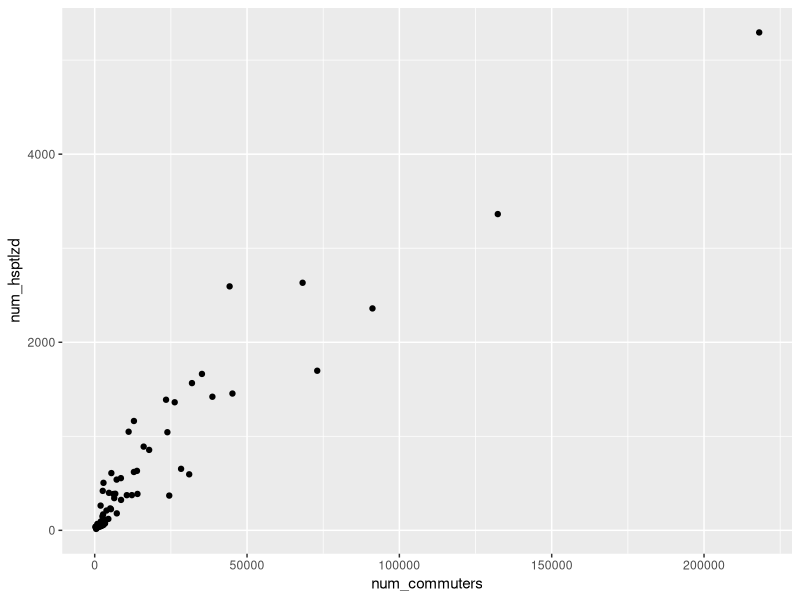

R code for this plot:
## ---- chunk 1
# install libraries
library(tidyverse)
## ---- chunk 2
tot_pop_df <- read_csv("5Y2016_S0101.csv", n_max = 1)
head(tot_pop_df)
## ---- chunk 3
tot_pop_edited <- tot_pop_df %>%
  rename(
    "Miami-Dade" = "Miami-Dade County, Florida!!Total!!Estimate",
    "Broward" = "Broward County, Florida!!Total!!Estimate",
    "Palm Beach" = "Palm Beach County, Florida!!Total!!Estimate",
    "Monroe" = "Monroe County, Florida!!Total!!Estimate"
  )
tot_pop_edited
## ---- chunk 4
tgt_counties <- c("Miami-Dade", "Broward", "Palm Beach", "Monroe")
tot_pop_tgts <- tot_pop_edited %>% select(tgt_counties)
head(tot_pop_tgts)
## ---- chunk 5
commute_time <- read_csv("commuteTime45_2012_16.csv")
commute_time
## ---- chunk 6
#
filter_tgt_counties <- function(df) {
  return(df %>% filter(
    County %in% tgt_counties
  ))
}
## ---- chunk 7
#
commute_time_tgts <- filter_tgt_counties(commute_time)
commute_time_tgts
## ---- chunk 8
tot_pop_tgts <- tot_pop_tgts[, order(names(tot_pop_tgts))]
tot_pop_tgts
## ---- chunk 9
# Function to Calculate percent values
calc_percent <- function(df) {
  return(t(t(df[, "Value"]) / as.vector(unlist(tot_pop_tgts[1, ]))))
}
## ---- chunk 10
# perc_commuters = t(t(commute_time_tgts[,"Value"]) / as.vector(unlist(tot_pop_tgts[1,])))
perc_commuters <- calc_percent(commute_time_tgts)
perc_commuters
## ---- chunk 11
# Sanity Check
132304 / 1863780
## ---- chunk 12
commRate <- data.frame(County = tgt_counties, Rate = perc_commuters)
commRate
## ---- chunk 13
heart_attack <- read_csv("heartAttackER_2012_16.csv")
heart_attack
## ---- chunk 14
heart_attack_tgts <- filter_tgt_counties(heart_attack)
heart_attack_tgts
## ---- chunk 15
heart_attack_tgts_mean <- heart_attack_tgts %>%
  group_by(County) %>%
  summarise(mean(Value))

heart_attack_tgts_mean
## ---- chunk 16
#
heart_attack_tgts_mean <- heart_attack_tgts_mean %>%
  rename(
    "Value" = "mean(Value)"
  )
names(heart_attack_tgts_mean)
## ---- chunk 17
perc_heart_attacks <- calc_percent(heart_attack_tgts_mean)
perc_heart_attacks
## ---- chunk 18
hospRate <- data.frame(County = tgt_counties, Rate = perc_heart_attacks)
hospRate
## ---- chunk 19
rate_data = data.frame(County = hospRate[,1], hospRate = hospRate[,2], commRate = commRate[,2])
rate_data
## ---- chunk 20
all_heart_attack_mean_5yr <- heart_attack %>%
  group_by(County) %>%
  summarise(mean(Value))

all_heart_attack_mean_5yr <- all_heart_attack_mean_5yr %>%
  rename(
    "Value" = "mean(Value)"
  )
all_heart_attack_mean_5yr
## ---- chunk 21
all_commRate_hospRate <- merge(all_heart_attack_mean_5yr, commute_time, by="County")

all_commRate_hospRate <- all_commRate_hospRate %>%
  rename(
    "num_hsptlzd" = "Value.x",
    "num_commuters" = "Value.y"
  )

all_commRate_hospRate
## ---- chunk 22
ggplot(all_commRate_hospRate, aes(x = num_commuters, y = num_hsptlzd)) +
  geom_point() 
  # theme(legend.position = "bottom")
